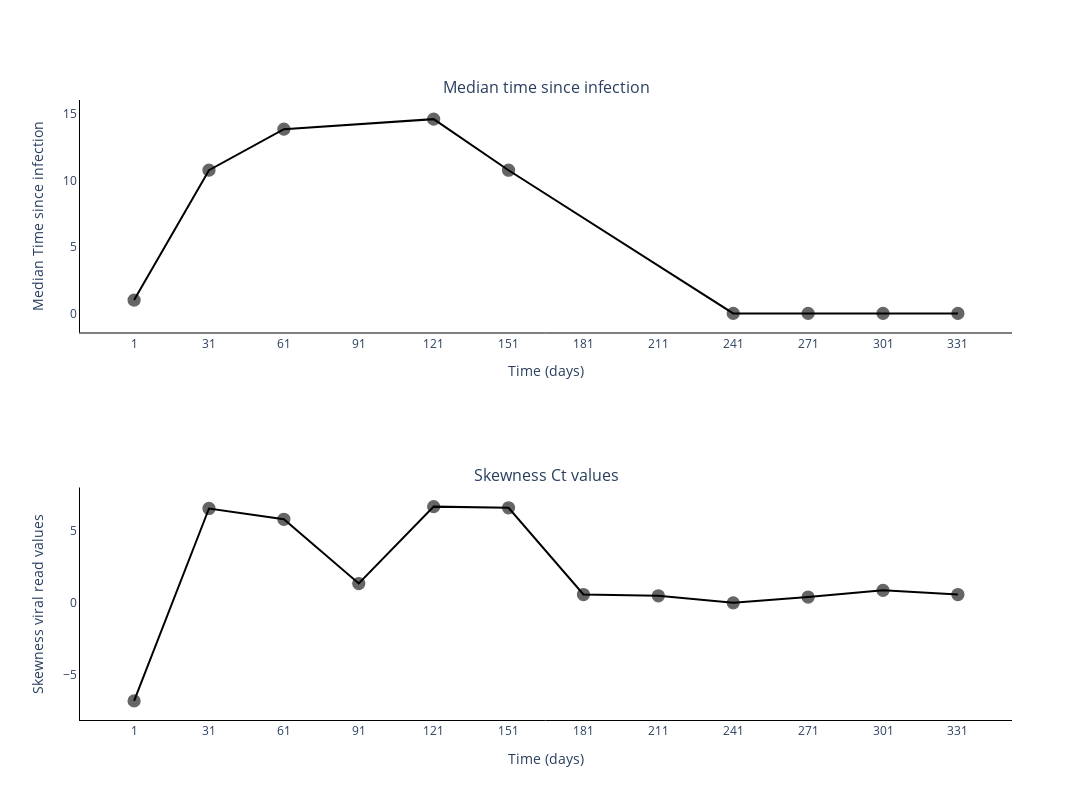

Write notebook code for a chart like this one.
### Markdown cell above
### Plot skenewss and median

### Code cell
fig = go.Figure()
fig = make_subplots(rows=2, cols=1, subplot_titles=('Median time since infection', 'Skewness Ct values'))

median_ti = []

for ti in time_since_infec[0]:
    median_ti.append(np.median(ti))


fig.add_trace(
    go.Scatter(
        y=median_ti,
        x=sample_points,
        mode='lines+markers',
        connectgaps=True,
        name='Median times',
        marker_line=dict(width=1.25, color='black'),
        marker_opacity=0.6,
        marker_size=12,
        line_color='black',
        showlegend=False,
    ),
    row=1,
    col=1
)

fig.add_trace(
    go.Scatter(
        y=skews,
        x=sample_points,
        mode='lines+markers',
        connectgaps=True,
        name='Skewness viral read values',
        marker_line=dict(width=1.25, color='black'),
        marker_opacity=0.6,
        marker_size=12,
        line_color='black',
        showlegend=False,
    ),
    row=2,
    col=1
)

# Add axis labels
fig.update_layout(
    width=1100, 
    height=800,
    plot_bgcolor='white',
    xaxis=dict(
        linecolor='black',
        tickvals=sample_points.tolist(),
        title = 'Time (days)'
        ),
    yaxis=dict(
        linecolor='black',
        title = 'Median Time since infection'),
    xaxis2=dict(
        linecolor='black',
        tickvals=sample_points.tolist(),
        title = 'Time (days)'
        ),
    yaxis2=dict(
        linecolor='black',
        title = 'Skewness viral read values')
    #legend=dict(
    #    orientation="h",
    #    yanchor="bottom",
    #    y=1.02,
    #    xanchor="right",
    #    x=1
    #)
    )

fig.write_image('images/Median_vs_Skewness-Lassa.pdf')
fig.show()

### Figure 1 — Plotly figure (JSON) as saved in the notebook; plotly's stock layout.template omitted (floating-point values rounded to 4 significant figures)
{"data": [{"connectgaps": true, "line": {"color": "black"}, "marker": {"line": {"color": "black", "width": 1.25}, "opacity": 0.6, "size": 12}, "mode": "lines+markers", "name": "Median times", "showlegend": false, "type": "scatter", "x": [1, 31, 61, 91, 121, 151, 181, 211, 241, 271, 301, 331], "xaxis": "x", "y": [1, 10.78, 13.87, null, 14.63, 10.78, null, null, 0, 0, 0, 0], "yaxis": "y"}, {"connectgaps": true, "line": {"color": "black"}, "marker": {"line": {"color": "black", "width": 1.25}, "opacity": 0.6, "size": 12}, "mode": "lines+markers", "name": "Skewness viral read values", "showlegend": false, "type": "scatter", "x": [1, 31, 61, 91, 121, 151, 181, 211, 241, 271, 301, 331], "xaxis": "x2", "y": [-6.849, 6.593, 5.841, 1.352, 6.723, 6.644, 0.5833, 0.4945, 0.0, 0.4082, 0.8729, 0.5833], "yaxis": "y2"}], "layout": {"annotations": [{"font": {"size": 16}, "showarrow": false, "text": "Median time since infection", "x": 0.5, "xanchor": "center", "xref": "paper", "y": 1, "yanchor": "bottom", "yref": "paper"}, {"font": {"size": 16}, "showarrow": false, "text": "Skewness Ct values", "x": 0.5, "xanchor": "center", "xref": "paper", "y": 0.375, "yanchor": "bottom", "yref": "paper"}], "height": 800, "plot_bgcolor": "white", "width": 1100, "xaxis": {"anchor": "y", "domain": [0, 1], "linecolor": "black", "tickvals": [1, 31, 61, 91, 121, 151, 181, 211, 241, 271, 301, 331], "title": {"text": "Time (days)"}}, "xaxis2": {"anchor": "y2", "domain": [0, 1], "linecolor": "black", "tickvals": [1, 31, 61, 91, 121, 151, 181, 211, 241, 271, 301, 331], "title": {"text": "Time (days)"}}, "yaxis": {"anchor": "x", "domain": [0.625, 1], "linecolor": "black", "title": {"text": "Median Time since infection"}}, "yaxis2": {"anchor": "x2", "domain": [0, 0.375], "linecolor": "black", "title": {"text": "Skewness viral read values"}}}}
